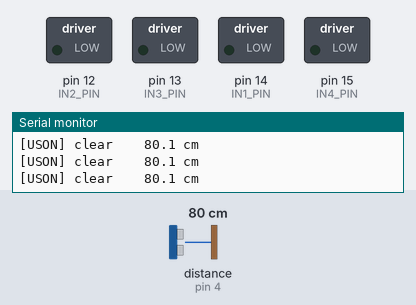
The sketch below on a simulated Arduino Uno, built with avr-gcc and run on an emulated ATmega328P. On the bench: switched loads named in the sketch (green lamp = pin HIGH), the last lines printed to the serial monitor. Wiring (inferred from the names in the program): ultrasonic range finder: trigger pin 5; echo pin 4. Inputs (shaded band) come from the test bench; at power-on: distance to the obstacle (sensor on pin 4) 80 cm. The echo pulse lasts 58.3 µs per cm; pins used as bus, display or sensor lines are not drawn.

Above: at 1.8 s.
1.9 s: distance to the obstacle (sensor on pin 4) set to 22 cm
4.0 s: distance to the obstacle (sensor on pin 4) set to 19 cm
At 6.5 s:
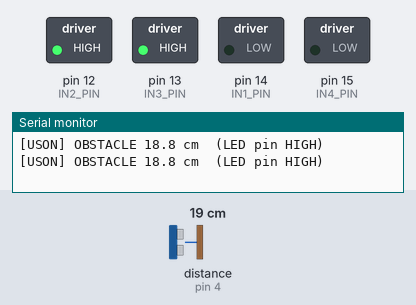
7.0 s: distance to the obstacle (sensor on pin 4) set to 35 cm
At 7.75 s:
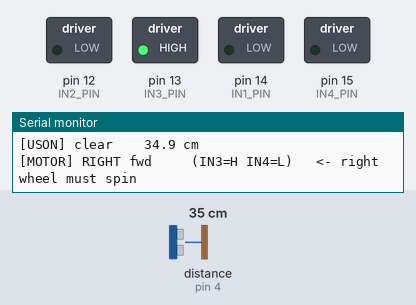
10.0 s: distance to the obstacle (sensor on pin 4) set to 2 cm
At 11.4 s:
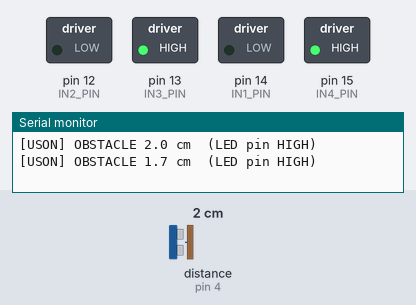
13.0 s: distance to the obstacle (sensor on pin 4) set to 60 cm
16.0 s: distance to the obstacle (sensor on pin 4) set to 4 cm
At 16.8 s:
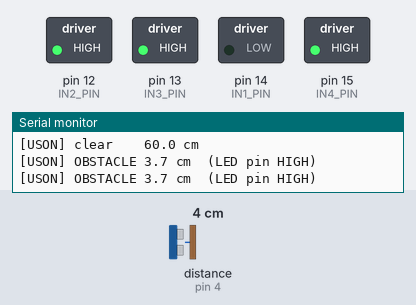
Timing chart, 0 to 19.5 s (numbered marks = the images above; inputs shaded):
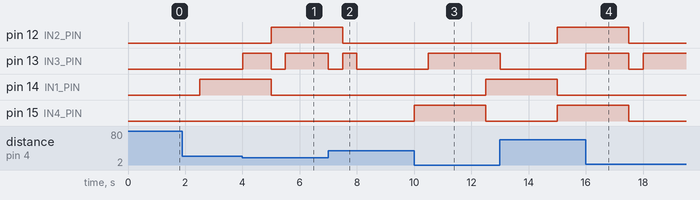

The sketch:

hw_diag_test.ino
```cpp
const uint8_t TRIG_PIN = 5;   // D1
const uint8_t ECHO_PIN = 4;   // D2
const uint8_t IN1_PIN = 14;   // D5  -> OUT1 (Left motor)
const uint8_t IN2_PIN = 12;   // D6  -> OUT2 (Left motor)
const uint8_t IN3_PIN = 13;   // D7  -> OUT3 (Right motor)
const uint8_t IN4_PIN = 15;   // D8  -> OUT4 (Right motor)

const unsigned long PING_INTERVAL_MS = 500;
const unsigned long ECHO_TIMEOUT_US = 25000;
const unsigned long PHASE_MS = 2500;   // each test step lasts 2.5 s
const float OBSTACLE_CM = 20.0;

unsigned long lastPingMs = 0;
unsigned long lastPhaseMs = 0;
uint8_t phase = 0;

void allLow() {
  digitalWrite(IN1_PIN, LOW);
  digitalWrite(IN2_PIN, LOW);
  digitalWrite(IN3_PIN, LOW);
  digitalWrite(IN4_PIN, LOW);
}

void setLeft(uint8_t dir) {           // 0=stop 1=fwd 2=rev
  digitalWrite(IN1_PIN, dir == 1 ? HIGH : LOW);
  digitalWrite(IN2_PIN, dir == 2 ? HIGH : LOW);
}

void setRight(uint8_t dir) {          // 0=stop 1=fwd 2=rev
  digitalWrite(IN3_PIN, dir == 1 ? HIGH : LOW);
  digitalWrite(IN4_PIN, dir == 2 ? HIGH : LOW);
}

float readDistanceCm() {
  digitalWrite(TRIG_PIN, LOW);
  delayMicroseconds(2);
  digitalWrite(TRIG_PIN, HIGH);
  delayMicroseconds(10);
  digitalWrite(TRIG_PIN, LOW);
  unsigned long us = pulseIn(ECHO_PIN, HIGH, ECHO_TIMEOUT_US);
  return us == 0 ? -1.0 : us / 58.0;
}

const char *PHASE_NAMES[] = {
  "STOP          both idle",
  "LEFT  fwd     (IN1=H IN2=L)   <- left wheel must spin",
  "LEFT  rev     (IN1=L IN2=H)   <- left wheel must reverse",
  "RIGHT fwd     (IN3=H IN4=L)   <- right wheel must spin",
  "RIGHT rev     (IN3=L IN4=H)   <- right wheel must reverse",
  "BOTH  fwd     (LEFT+RIGHT)    <- both wheels forward",
  "BOTH  rev     (LEFT+RIGHT)    <- both wheels reverse",
  "STOP          both idle"
};

void applyPhase(uint8_t p) {
  allLow();
  switch (p) {
    case 0: case 7: break;
    case 1: setLeft(1); break;
    case 2: setLeft(2); break;
    case 3: setRight(1); break;
    case 4: setRight(2); break;
    case 5: setLeft(1); setRight(1); break;
    case 6: setLeft(2); setRight(2); break;
  }
  Serial.print("[MOTOR] ");
  Serial.println(PHASE_NAMES[p]);
}

void setup() {
  Serial.begin(115200);
  pinMode(TRIG_PIN, OUTPUT);
  digitalWrite(TRIG_PIN, LOW);
  pinMode(ECHO_PIN, INPUT);

  pinMode(IN1_PIN, OUTPUT);
  pinMode(IN2_PIN, OUTPUT);
  pinMode(IN3_PIN, OUTPUT);
  pinMode(IN4_PIN, OUTPUT);
  allLow();

  pinMode(LED_BUILTIN, OUTPUT);
  digitalWrite(LED_BUILTIN, LOW);  // lit while running/idle

  Serial.println();
  Serial.println("=== HW DIAG: motor channels cycle every 2.5 s ===");
  Serial.println("=== ultrasonic reports every 500 ms            ===");
  applyPhase(0);
}

void loop() {
  unsigned long now = millis();

  if (now - lastPingMs >= PING_INTERVAL_MS) {
    lastPingMs = now;
    float d = readDistanceCm();
    if (d < 0.0) {
      Serial.println("[USON] no echo - check VCC(5V)/GND/TRIG/ECHO wiring");
    } else if (d < OBSTACLE_CM) {
      digitalWrite(LED_BUILTIN, HIGH);
      Serial.print("[USON] OBSTACLE ");
      Serial.print(d, 1);
      Serial.println(" cm  (LED pin HIGH)");
    } else {
      digitalWrite(LED_BUILTIN, LOW);
      Serial.print("[USON] clear    ");
      Serial.print(d, 1);
      Serial.println(" cm");
    }
  }

  if (now - lastPhaseMs >= PHASE_MS) {
    lastPhaseMs = now;
    phase = (phase + 1) % 8;
    applyPhase(phase);
  }
}
```

Measured:
- the behaviour switches between 21 and 20 cm on distance to the obstacle (sensor on pin 4) (found by bisection; images 0 and 1)
- after the input at 4.0 s, pin 13 (IN3_PIN): LOW → HIGH at once, → LOW 1.0 s later, → HIGH 0.50 s later
- after the input at 7.0 s, pin 13 (IN3_PIN): HIGH → LOW at once, → HIGH 0.50 s later, → LOW 0.50 s later
- after the input at 10.0 s, pin 13 (IN3_PIN): LOW → HIGH after 0.50 s instead of 2.5 s
- after the input at 16.0 s, pin 13 (IN3_PIN): LOW → HIGH at once, → LOW 1.5 s later, → HIGH 0.50 s later
